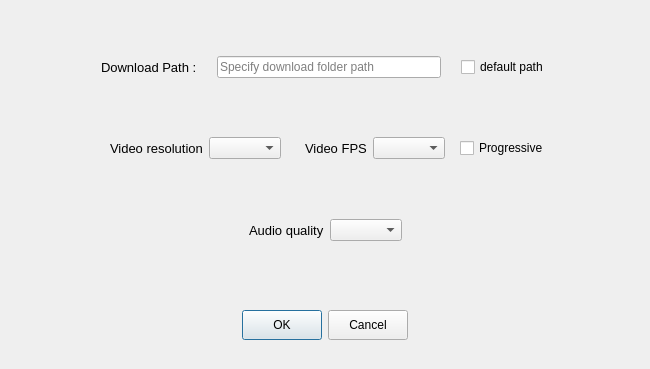
<?xml version="1.0" encoding="UTF-8"?>
<ui version="4.0">
 <class>Dialog</class>
 <widget class="QDialog" name="Dialog">
  <property name="geometry">
   <rect>
    <x>0</x>
    <y>0</y>
    <width>646</width>
    <height>365</height>
   </rect>
  </property>
  <property name="windowTitle">
   <string>Dialog</string>
  </property>
  <layout class="QVBoxLayout" name="verticalLayout">
   <item alignment="Qt::AlignHCenter|Qt::AlignVCenter">
    <widget class="QWidget" name="widget" native="true">
     <property name="minimumSize">
      <size>
       <width>0</width>
       <height>275</height>
      </size>
     </property>
     <layout class="QVBoxLayout" name="verticalLayout_3">
      <item>
       <widget class="QWidget" name="widget_10" native="true">
        <layout class="QVBoxLayout" name="verticalLayout_2">
         <item>
          <widget class="QWidget" name="widget_4" native="true">
           <layout class="QHBoxLayout" name="horizontalLayout_3">
            <property name="spacing">
             <number>20</number>
            </property>
            <item>
             <widget class="QLabel" name="label">
              <property name="font">
               <font>
                <pointsize>10</pointsize>
               </font>
              </property>
              <property name="text">
               <string>Download Path :</string>
              </property>
             </widget>
            </item>
            <item>
             <widget class="QLineEdit" name="line_edit_path">
              <property name="inputMask">
               <string/>
              </property>
              <property name="text">
               <string/>
              </property>
              <property name="placeholderText">
               <string>Specify download folder path</string>
              </property>
             </widget>
            </item>
            <item>
             <widget class="QCheckBox" name="default_path_checkBox">
              <property name="text">
               <string>default path</string>
              </property>
             </widget>
            </item>
           </layout>
          </widget>
         </item>
         <item>
          <widget class="QWidget" name="widget_8" native="true">
           <layout class="QHBoxLayout" name="horizontalLayout_7">
            <item>
             <widget class="QWidget" name="widget_6" native="true">
              <layout class="QHBoxLayout" name="horizontalLayout_5">
               <item>
                <widget class="QLabel" name="label_3">
                 <property name="font">
                  <font>
                   <pointsize>10</pointsize>
                  </font>
                 </property>
                 <property name="text">
                  <string>Video resolution</string>
                 </property>
                </widget>
               </item>
               <item>
                <widget class="QComboBox" name="video_res"/>
               </item>
              </layout>
             </widget>
            </item>
            <item>
             <widget class="QWidget" name="widget_7" native="true">
              <layout class="QHBoxLayout" name="horizontalLayout_6">
               <item>
                <widget class="QLabel" name="label_4">
                 <property name="font">
                  <font>
                   <pointsize>10</pointsize>
                  </font>
                 </property>
                 <property name="text">
                  <string>Video FPS</string>
                 </property>
                </widget>
               </item>
               <item>
                <widget class="QComboBox" name="video_fps"/>
               </item>
              </layout>
             </widget>
            </item>
            <item>
             <widget class="QCheckBox" name="progressive_checkbox">
              <property name="text">
               <string>Progressive</string>
              </property>
              <property name="tristate">
               <bool>false</bool>
              </property>
             </widget>
            </item>
           </layout>
          </widget>
         </item>
         <item>
          <widget class="QWidget" name="widget_9" native="true">
           <layout class="QHBoxLayout" name="horizontalLayout_8">
            <item>
             <spacer name="horizontalSpacer_3">
              <property name="orientation">
               <enum>Qt::Horizontal</enum>
              </property>
              <property name="sizeHint" stdset="0">
               <size>
                <width>122</width>
                <height>20</height>
               </size>
              </property>
             </spacer>
            </item>
            <item>
             <widget class="QWidget" name="widget_5" native="true">
              <layout class="QHBoxLayout" name="horizontalLayout_4">
               <item>
                <widget class="QLabel" name="label_2">
                 <property name="font">
                  <font>
                   <pointsize>10</pointsize>
                  </font>
                 </property>
                 <property name="text">
                  <string>Audio quality</string>
                 </property>
                </widget>
               </item>
               <item>
                <widget class="QComboBox" name="audio_sample_rate"/>
               </item>
              </layout>
             </widget>
            </item>
            <item>
             <spacer name="horizontalSpacer_4">
              <property name="orientation">
               <enum>Qt::Horizontal</enum>
              </property>
              <property name="sizeHint" stdset="0">
               <size>
                <width>121</width>
                <height>20</height>
               </size>
              </property>
             </spacer>
            </item>
           </layout>
          </widget>
         </item>
        </layout>
       </widget>
      </item>
     </layout>
    </widget>
   </item>
   <item alignment="Qt::AlignBottom">
    <widget class="QWidget" name="widget_2" native="true">
     <layout class="QHBoxLayout" name="horizontalLayout_2">
      <item>
       <widget class="QWidget" name="widget_3" native="true">
        <property name="minimumSize">
         <size>
          <width>610</width>
          <height>48</height>
         </size>
        </property>
        <layout class="QHBoxLayout" name="horizontalLayout">
         <item>
          <spacer name="horizontalSpacer">
           <property name="orientation">
            <enum>Qt::Horizontal</enum>
           </property>
           <property name="sizeHint" stdset="0">
            <size>
             <width>40</width>
             <height>20</height>
            </size>
           </property>
          </spacer>
         </item>
         <item>
          <widget class="QPushButton" name="ok_btn">
           <property name="sizePolicy">
            <sizepolicy hsizetype="Preferred" vsizetype="Preferred">
             <horstretch>0</horstretch>
             <verstretch>0</verstretch>
            </sizepolicy>
           </property>
           <property name="minimumSize">
            <size>
             <width>30</width>
             <height>30</height>
            </size>
           </property>
           <property name="text">
            <string>OK</string>
           </property>
          </widget>
         </item>
         <item>
          <widget class="QPushButton" name="cancel_btn">
           <property name="sizePolicy">
            <sizepolicy hsizetype="Preferred" vsizetype="Preferred">
             <horstretch>0</horstretch>
             <verstretch>0</verstretch>
            </sizepolicy>
           </property>
           <property name="minimumSize">
            <size>
             <width>30</width>
             <height>30</height>
            </size>
           </property>
           <property name="text">
            <string>Cancel</string>
           </property>
          </widget>
         </item>
         <item>
          <spacer name="horizontalSpacer_2">
           <property name="orientation">
            <enum>Qt::Horizontal</enum>
           </property>
           <property name="sizeHint" stdset="0">
            <size>
             <width>40</width>
             <height>20</height>
            </size>
           </property>
          </spacer>
         </item>
        </layout>
       </widget>
      </item>
     </layout>
    </widget>
   </item>
  </layout>
 </widget>
 <resources/>
 <connections>
  <connection>
   <sender>cancel_btn</sender>
   <signal>clicked()</signal>
   <receiver>Dialog</receiver>
   <slot>cancel_option_change()</slot>
   <hints>
    <hint type="sourcelabel">
     <x>363</x>
     <y>322</y>
    </hint>
    <hint type="destinationlabel">
     <x>322</x>
     <y>182</y>
    </hint>
   </hints>
  </connection>
  <connection>
   <sender>ok_btn</sender>
   <signal>clicked()</signal>
   <receiver>Dialog</receiver>
   <slot>save_changes()</slot>
   <hints>
    <hint type="sourcelabel">
     <x>282</x>
     <y>322</y>
    </hint>
    <hint type="destinationlabel">
     <x>322</x>
     <y>182</y>
    </hint>
   </hints>
  </connection>
  <connection>
   <sender>default_path_checkBox</sender>
   <signal>stateChanged(int)</signal>
   <receiver>Dialog</receiver>
   <slot>on_default_checkBox()</slot>
   <hints>
    <hint type="sourcelabel">
     <x>494</x>
     <y>64</y>
    </hint>
    <hint type="destinationlabel">
     <x>322</x>
     <y>182</y>
    </hint>
   </hints>
  </connection>
 </connections>
 <slots>
  <slot>save_changes()</slot>
  <slot>cancel_option_change()</slot>
  <slot>on_default_checkBox()</slot>
 </slots>
</ui>
